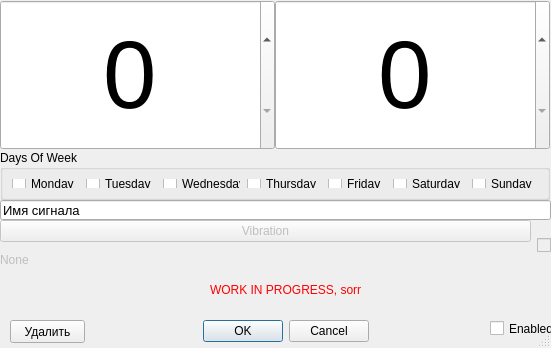
<?xml version="1.0" encoding="UTF-8"?>
<ui version="4.0">
 <class>Dialog</class>
 <widget class="QDialog" name="Dialog">
  <property name="enabled">
   <bool>true</bool>
  </property>
  <property name="geometry">
   <rect>
    <x>0</x>
    <y>0</y>
    <width>551</width>
    <height>348</height>
   </rect>
  </property>
  <property name="windowTitle">
   <string>Dialog</string>
  </property>
  <property name="sizeGripEnabled">
   <bool>true</bool>
  </property>
  <widget class="QDialogButtonBox" name="buttonBox">
   <property name="geometry">
    <rect>
     <x>10</x>
     <y>320</y>
     <width>551</width>
     <height>23</height>
    </rect>
   </property>
   <property name="locale">
    <locale language="English" country="UnitedStates"/>
   </property>
   <property name="orientation">
    <enum>Qt::Horizontal</enum>
   </property>
   <property name="standardButtons">
    <set>QDialogButtonBox::Cancel|QDialogButtonBox::Ok</set>
   </property>
   <property name="centerButtons">
    <bool>true</bool>
   </property>
  </widget>
  <widget class="QGroupBox" name="daysOfWeek">
   <property name="geometry">
    <rect>
     <x>0</x>
     <y>150</y>
     <width>550</width>
     <height>50</height>
    </rect>
   </property>
   <property name="title">
    <string>Days Of Week</string>
   </property>
   <layout class="QHBoxLayout" name="horizontalLayout_2">
    <item>
     <widget class="QCheckBox" name="MondayCheck">
      <property name="text">
       <string>Monday</string>
      </property>
     </widget>
    </item>
    <item>
     <widget class="QCheckBox" name="TuesdayCheck">
      <property name="text">
       <string>Tuesday</string>
      </property>
     </widget>
    </item>
    <item>
     <widget class="QCheckBox" name="WednesdayCheck">
      <property name="text">
       <string>Wednesday</string>
      </property>
     </widget>
    </item>
    <item>
     <widget class="QCheckBox" name="ThursdayCheck">
      <property name="text">
       <string>Thursday</string>
      </property>
     </widget>
    </item>
    <item>
     <widget class="QCheckBox" name="FridayCheck">
      <property name="text">
       <string>Friday</string>
      </property>
     </widget>
    </item>
    <item>
     <widget class="QCheckBox" name="SaturdayCheck">
      <property name="text">
       <string>Saturday</string>
      </property>
     </widget>
    </item>
    <item>
     <widget class="QCheckBox" name="SundayCheck">
      <property name="text">
       <string>Sunday</string>
      </property>
     </widget>
    </item>
   </layout>
  </widget>
  <widget class="QSpinBox" name="HourBox">
   <property name="geometry">
    <rect>
     <x>0</x>
     <y>0</y>
     <width>275</width>
     <height>150</height>
    </rect>
   </property>
   <property name="font">
    <font>
     <pointsize>72</pointsize>
    </font>
   </property>
   <property name="alignment">
    <set>Qt::AlignCenter</set>
   </property>
   <property name="maximum">
    <number>23</number>
   </property>
   <property name="displayIntegerBase">
    <number>10</number>
   </property>
  </widget>
  <widget class="QSpinBox" name="MinuteBox">
   <property name="geometry">
    <rect>
     <x>275</x>
     <y>0</y>
     <width>275</width>
     <height>150</height>
    </rect>
   </property>
   <property name="font">
    <font>
     <pointsize>72</pointsize>
    </font>
   </property>
   <property name="alignment">
    <set>Qt::AlignCenter</set>
   </property>
   <property name="minimum">
    <number>0</number>
   </property>
   <property name="maximum">
    <number>59</number>
   </property>
  </widget>
  <widget class="QLineEdit" name="lineEdit">
   <property name="geometry">
    <rect>
     <x>0</x>
     <y>200</y>
     <width>551</width>
     <height>20</height>
    </rect>
   </property>
   <property name="font">
    <font>
     <pointsize>10</pointsize>
    </font>
   </property>
   <property name="text">
    <string>Имя сигнала</string>
   </property>
   <property name="maxLength">
    <number>32767</number>
   </property>
   <property name="echoMode">
    <enum>QLineEdit::Normal</enum>
   </property>
  </widget>
  <widget class="QWidget" name="horizontalLayoutWidget_2">
   <property name="enabled">
    <bool>false</bool>
   </property>
   <property name="geometry">
    <rect>
     <x>0</x>
     <y>220</y>
     <width>551</width>
     <height>51</height>
    </rect>
   </property>
   <layout class="QHBoxLayout" name="horizontalLayout_3">
    <item>
     <layout class="QVBoxLayout" name="verticalLayout_2">
      <item>
       <widget class="QPushButton" name="vibro">
        <property name="enabled">
         <bool>false</bool>
        </property>
        <property name="text">
         <string>Vibration</string>
        </property>
        <property name="checkable">
         <bool>true</bool>
        </property>
        <property name="checked">
         <bool>false</bool>
        </property>
       </widget>
      </item>
      <item>
       <widget class="QLabel" name="vibroName">
        <property name="enabled">
         <bool>false</bool>
        </property>
        <property name="sizePolicy">
         <sizepolicy hsizetype="Expanding" vsizetype="Preferred">
          <horstretch>0</horstretch>
          <verstretch>0</verstretch>
         </sizepolicy>
        </property>
        <property name="text">
         <string>None</string>
        </property>
       </widget>
      </item>
     </layout>
    </item>
    <item>
     <widget class="QCheckBox" name="vibroCheck">
      <property name="enabled">
       <bool>false</bool>
      </property>
      <property name="text">
       <string/>
      </property>
     </widget>
    </item>
   </layout>
  </widget>
  <widget class="QCheckBox" name="Enabled">
   <property name="geometry">
    <rect>
     <x>490</x>
     <y>320</y>
     <width>70</width>
     <height>17</height>
    </rect>
   </property>
   <property name="text">
    <string>Enabled</string>
   </property>
   <property name="checked">
    <bool>false</bool>
   </property>
  </widget>
  <widget class="QPushButton" name="DeletButton">
   <property name="geometry">
    <rect>
     <x>10</x>
     <y>320</y>
     <width>75</width>
     <height>23</height>
    </rect>
   </property>
   <property name="locale">
    <locale language="Russian" country="Russia"/>
   </property>
   <property name="text">
    <string>Удалить</string>
   </property>
  </widget>
  <widget class="QLabel" name="label">
   <property name="geometry">
    <rect>
     <x>210</x>
     <y>280</y>
     <width>151</width>
     <height>20</height>
    </rect>
   </property>
   <property name="palette">
    <palette>
     <active>
      <colorrole role="WindowText">
       <brush brushstyle="SolidPattern">
        <color alpha="255">
         <red>255</red>
         <green>0</green>
         <blue>0</blue>
        </color>
       </brush>
      </colorrole>
     </active>
     <inactive>
      <colorrole role="WindowText">
       <brush brushstyle="SolidPattern">
        <color alpha="255">
         <red>255</red>
         <green>0</green>
         <blue>0</blue>
        </color>
       </brush>
      </colorrole>
     </inactive>
     <disabled>
      <colorrole role="WindowText">
       <brush brushstyle="SolidPattern">
        <color alpha="255">
         <red>120</red>
         <green>120</green>
         <blue>120</blue>
        </color>
       </brush>
      </colorrole>
     </disabled>
    </palette>
   </property>
   <property name="text">
    <string>WORK IN PROGRESS, sorry!</string>
   </property>
  </widget>
 </widget>
 <resources/>
 <connections>
  <connection>
   <sender>buttonBox</sender>
   <signal>accepted()</signal>
   <receiver>Dialog</receiver>
   <slot>accept()</slot>
   <hints>
    <hint type="sourcelabel">
     <x>248</x>
     <y>254</y>
    </hint>
    <hint type="destinationlabel">
     <x>157</x>
     <y>274</y>
    </hint>
   </hints>
  </connection>
  <connection>
   <sender>buttonBox</sender>
   <signal>rejected()</signal>
   <receiver>Dialog</receiver>
   <slot>reject()</slot>
   <hints>
    <hint type="sourcelabel">
     <x>316</x>
     <y>260</y>
    </hint>
    <hint type="destinationlabel">
     <x>286</x>
     <y>274</y>
    </hint>
   </hints>
  </connection>
 </connections>
</ui>
